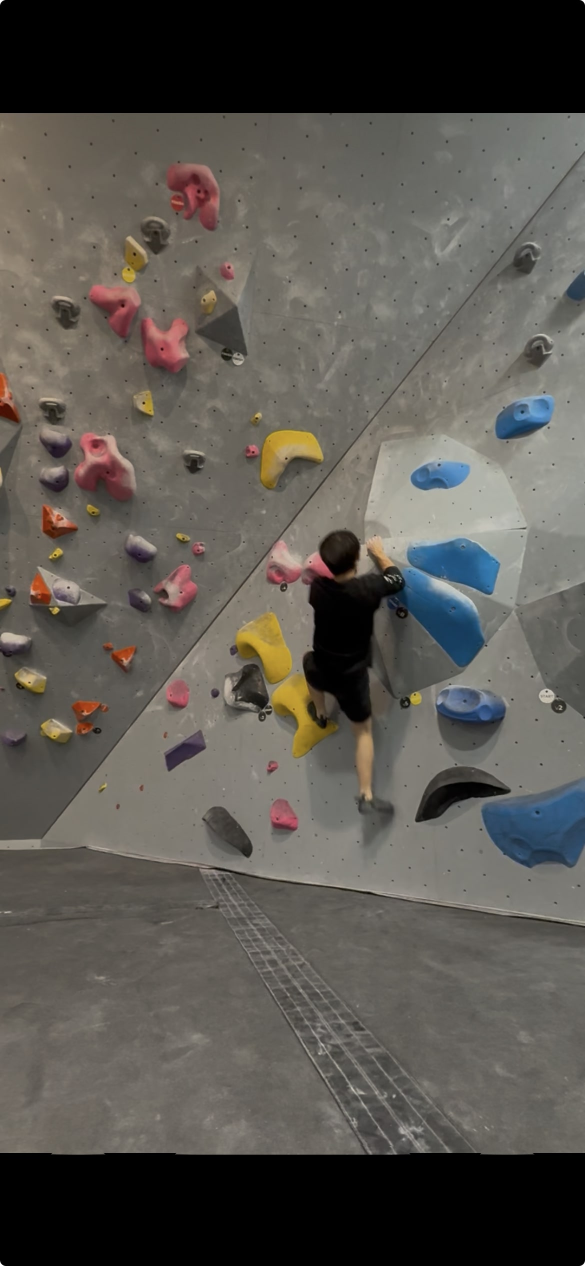
#> input picture data/wall.jpg, 1170 x 2532 px (shown at 1/2 size)
$ python -i preprocess.py   (imports and definitions only)
#> lines starting #> are read from the running program, lines starting #| are printed output that depends on the picture
import cv2
import numpy as np
from typing import Tuple


def grayworld_white_balance(img_rgb: np.ndarray) -> np.ndarray:
    img = img_rgb.astype(np.float32)
    mean = img.mean(axis=(0, 1))
    gray = float(mean.mean())
    scale = gray / (mean + 1e-6)
    balanced = img * scale[None, None, :]
    return np.clip(balanced, 0, 255).astype(np.uint8)


def apply_bilateral(img_rgb: np.ndarray, d: int = 9, sigma_color: float = 75.0, sigma_space: float = 75.0) -> np.ndarray:
    return cv2.bilateralFilter(img_rgb, d, sigma_color, sigma_space)


def apply_clahe_v(img_rgb: np.ndarray, clip_limit: float = 2.0, tile_grid_size: Tuple[int, int] = (8, 8)) -> np.ndarray:
#> called with clip_limit = 2, tile_grid_size = (8, 8)
    hsv = cv2.cvtColor(img_rgb, cv2.COLOR_RGB2HSV)
#> hsv: shape (2532, 1170, 3); mean H, S, V 23.1, 29.7, 91.5
    h, s, v = cv2.split(hsv)
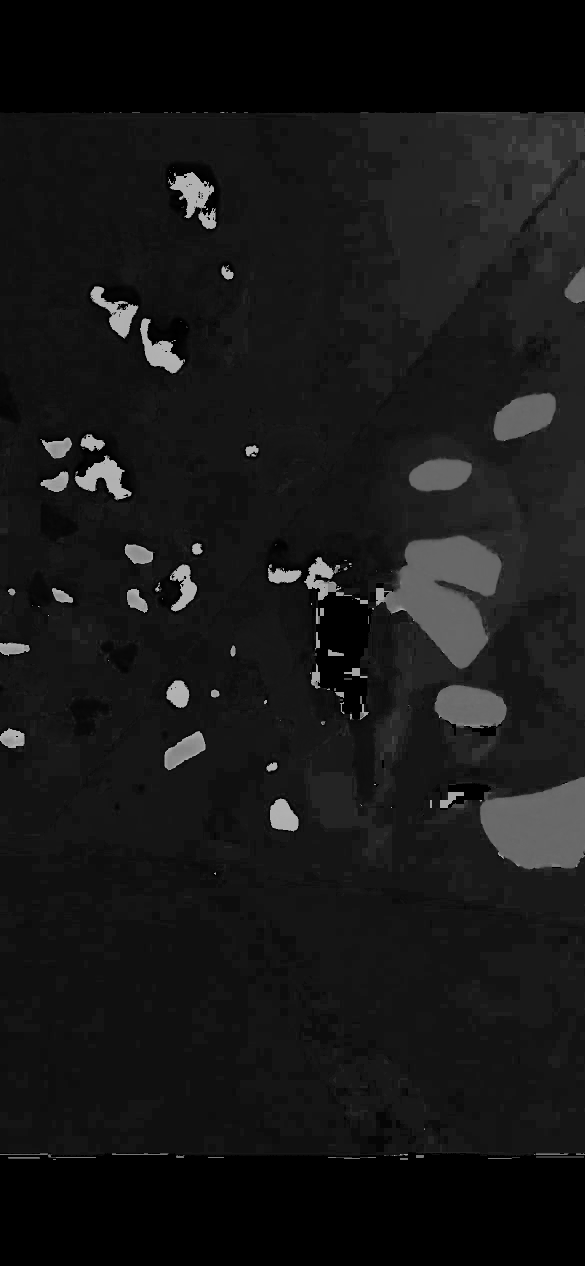
#> h: shape (2532, 1170) (shown at 1/2 size); min 0, max 179, mean 23.1
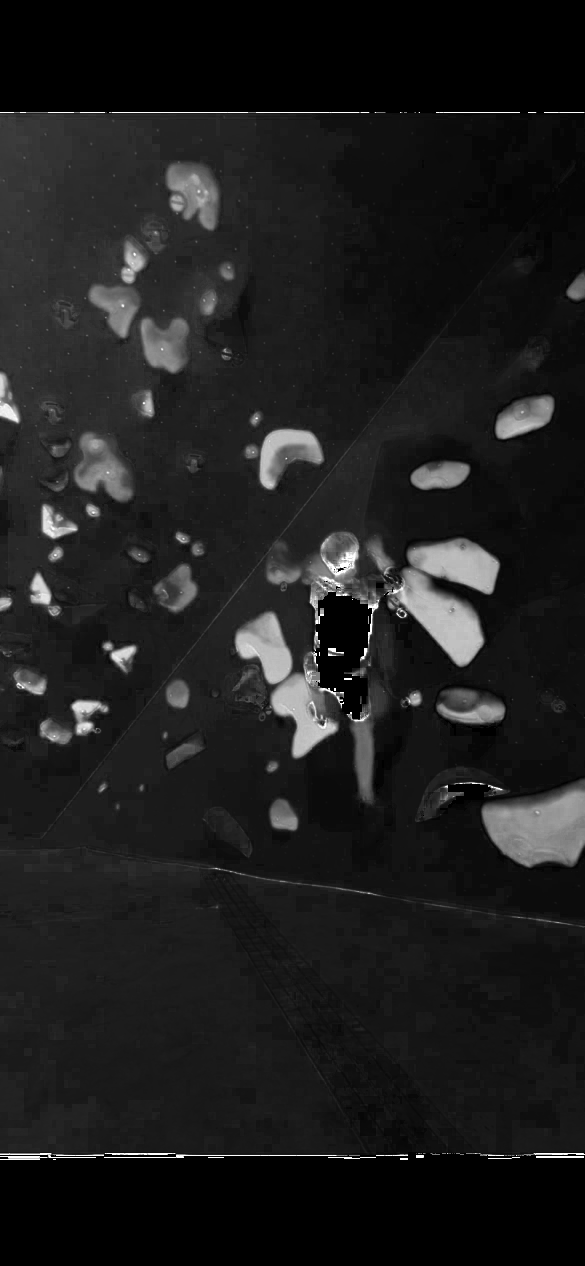
#> s: shape (2532, 1170) (shown at 1/2 size); min 0, max 255, mean 29.7
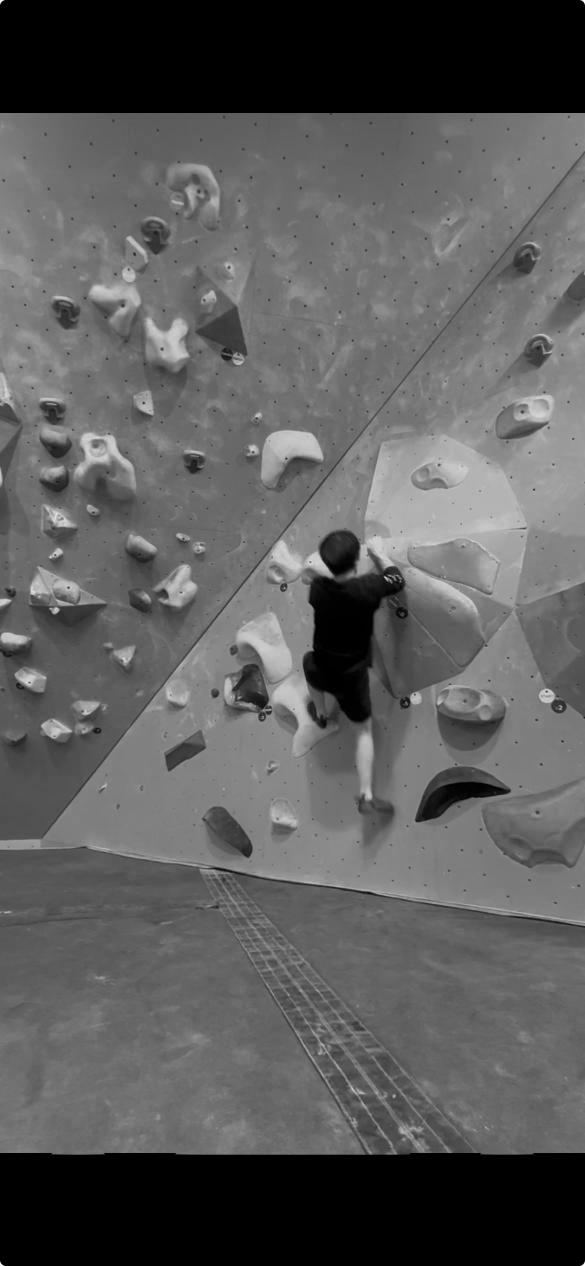
#> v: shape (2532, 1170) (shown at 1/2 size); min 0, max 255, mean 91.5
    clahe = cv2.createCLAHE(clipLimit=clip_limit, tileGridSize=tile_grid_size)
    v_eq = clahe.apply(v)
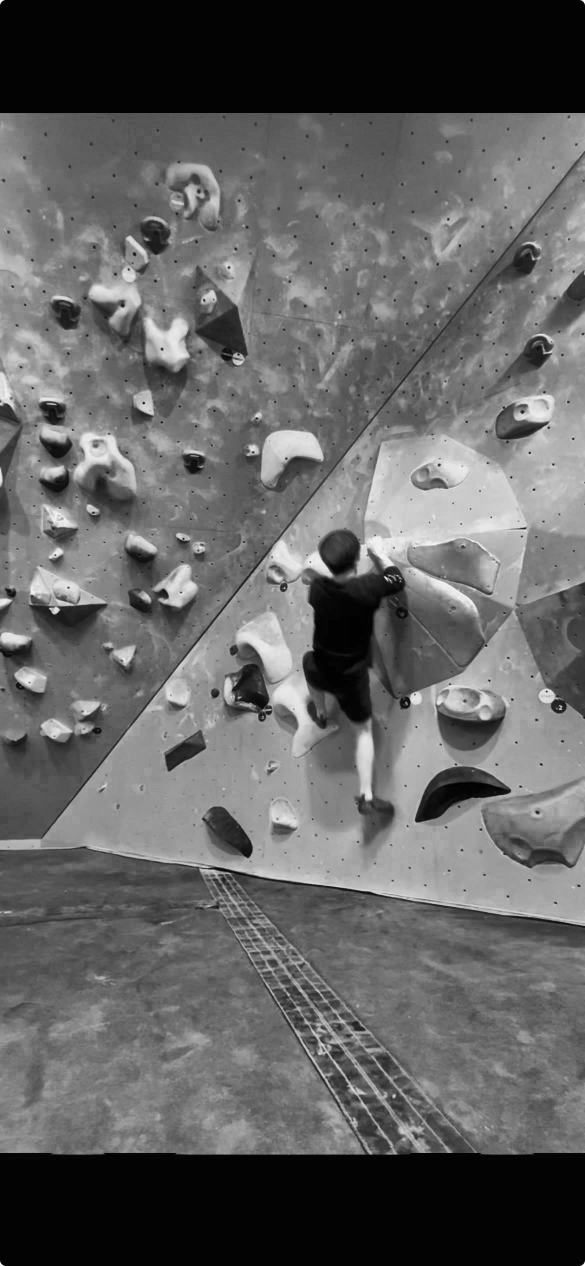
#> v_eq: shape (2532, 1170) (shown at 1/2 size); min 1, max 255, mean 99
    hsv_eq = cv2.merge([h, s, v_eq])
#> hsv_eq: shape (2532, 1170, 3); mean H, S, V 23.1, 29.7, 99
    return cv2.cvtColor(hsv_eq, cv2.COLOR_HSV2RGB)
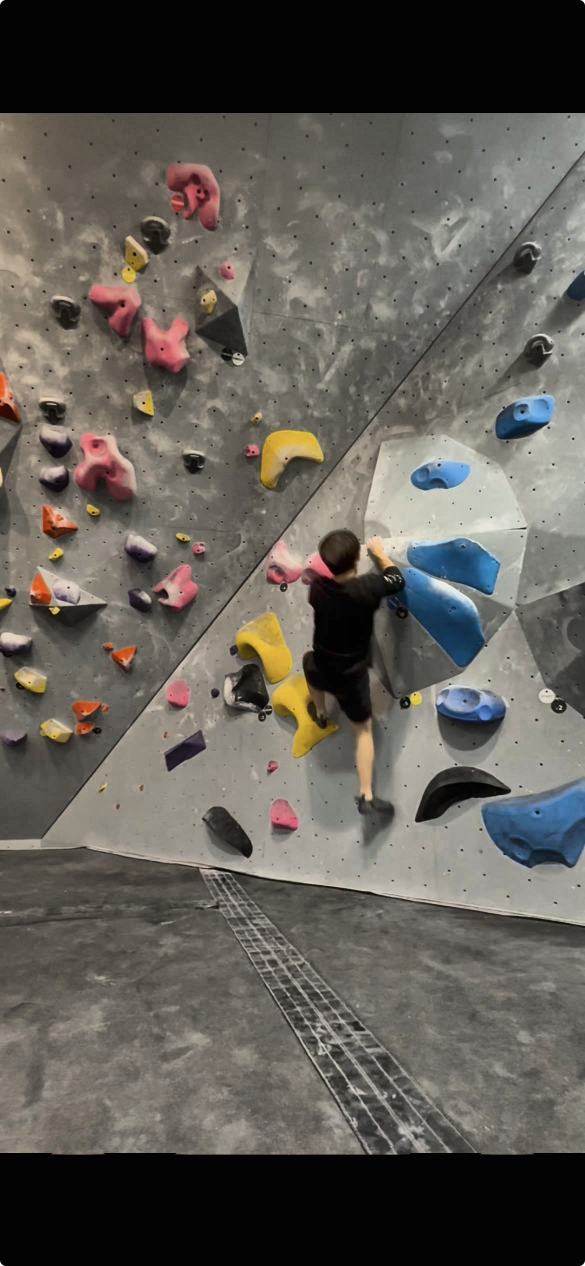
#> returned value: shape (2532, 1170, 3) (shown at 1/2 size); mean R, G, B 96.9, 92.9, 86.5


def preprocess_pipeline(
    img_rgb: np.ndarray,
    use_grayworld: bool = False,
    use_bilateral_filter: bool = False,
    use_clahe_v_enhancement: bool = True,
    bilateral_d: int = 9,
    bilateral_sigma_color: float = 75.0,
    bilateral_sigma_space: float = 75.0,
    clahe_clip_limit: float = 2.0,
    clahe_tile_grid: Tuple[int, int] = (8, 8),
    scale: float = 1.0,
) -> Tuple[np.ndarray, np.ndarray]:
    if img_rgb is None:
        return None, None
    result = img_rgb.copy()
    if scale != 1.0:
        h, w = result.shape[:2]
        result = cv2.resize(result, (int(w * scale), int(h * scale)), interpolation=cv2.INTER_AREA)
    if use_grayworld:
        result = grayworld_white_balance(result)
    if use_bilateral_filter:
        result = apply_bilateral(result, bilateral_d, bilateral_sigma_color, bilateral_sigma_space)
    if use_clahe_v_enhancement:
        result = apply_clahe_v(result, clahe_clip_limit, clahe_tile_grid)
    hsv = cv2.cvtColor(result, cv2.COLOR_RGB2HSV)
#> hsv: shape (2532, 1170, 3); mean H, S, V 22.8, 30.7, 99
    return result, hsv

>>> import cv2
>>> picture = cv2.cvtColor(cv2.imread('data/wall.jpg'), cv2.COLOR_BGR2RGB)
>>> result = preprocess_pipeline(picture)

$ run again, on data/overlay.png
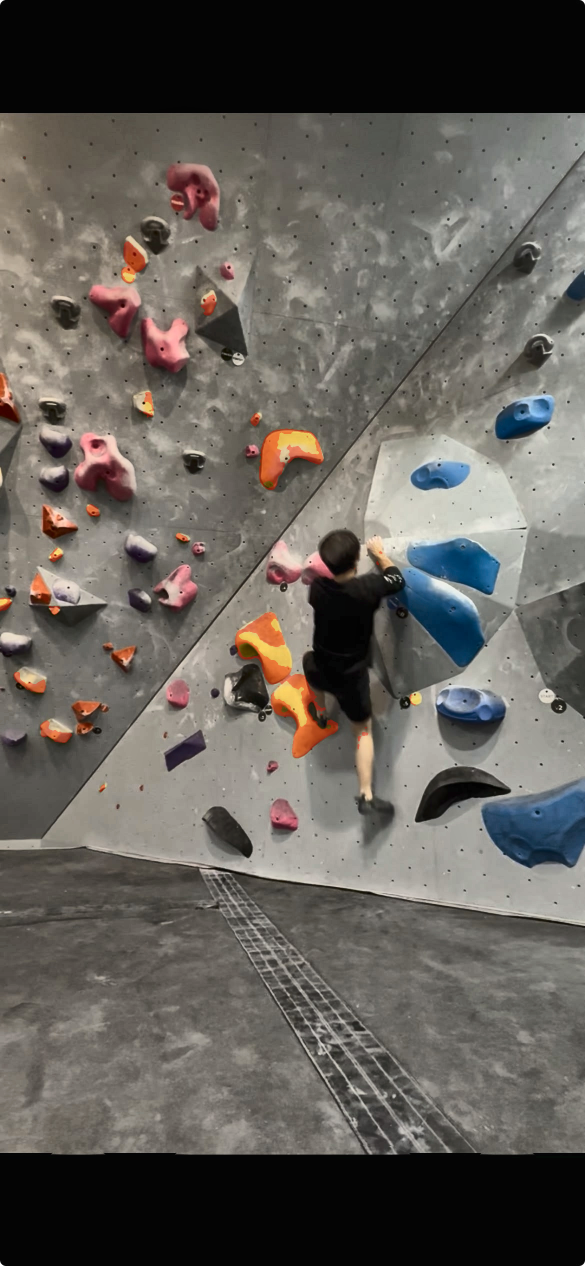
#> input picture data/overlay.png, 1170 x 2532 px (shown at 1/2 size)
#> in apply_clahe_v, `h, s, v = cv2.split(hsv)`:
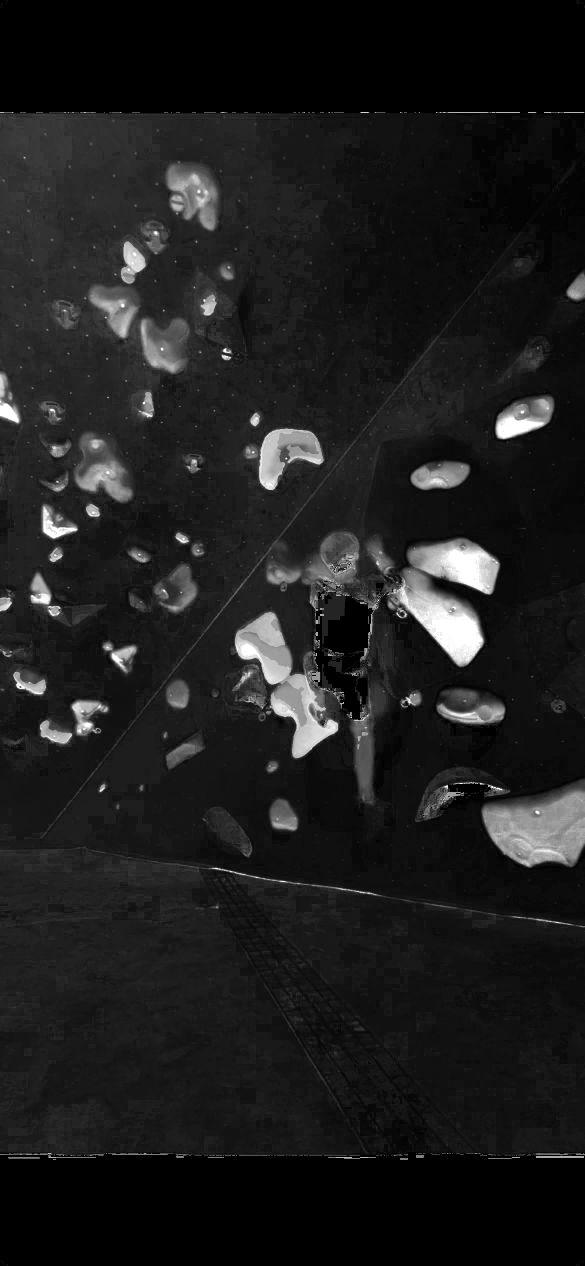
#> s: shape (2532, 1170) (shown at 1/2 size); min 0, max 255, mean 29.3
#> hsv_eq: shape (2532, 1170, 3); mean H, S, V 23.1, 29.3, 104
#> in apply_clahe_v, `return cv2.cvtColor(hsv_eq, cv2.COLOR_HSV2RGB)`:
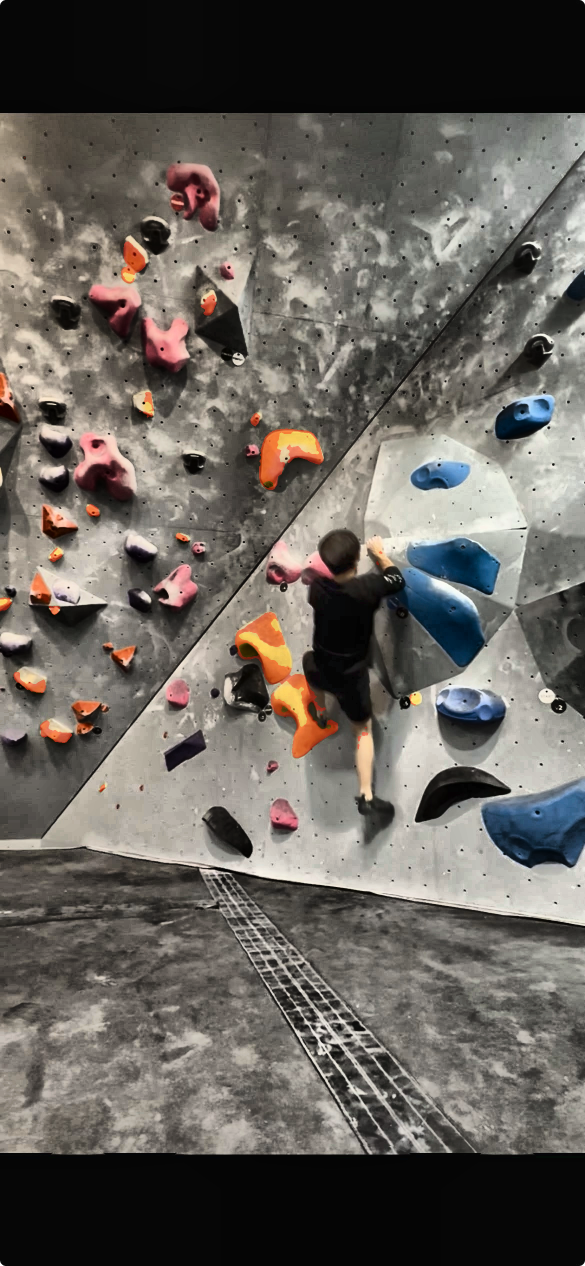
#> returned value: shape (2532, 1170, 3) (shown at 1/2 size); mean R, G, B 102.3, 97.6, 91.7
